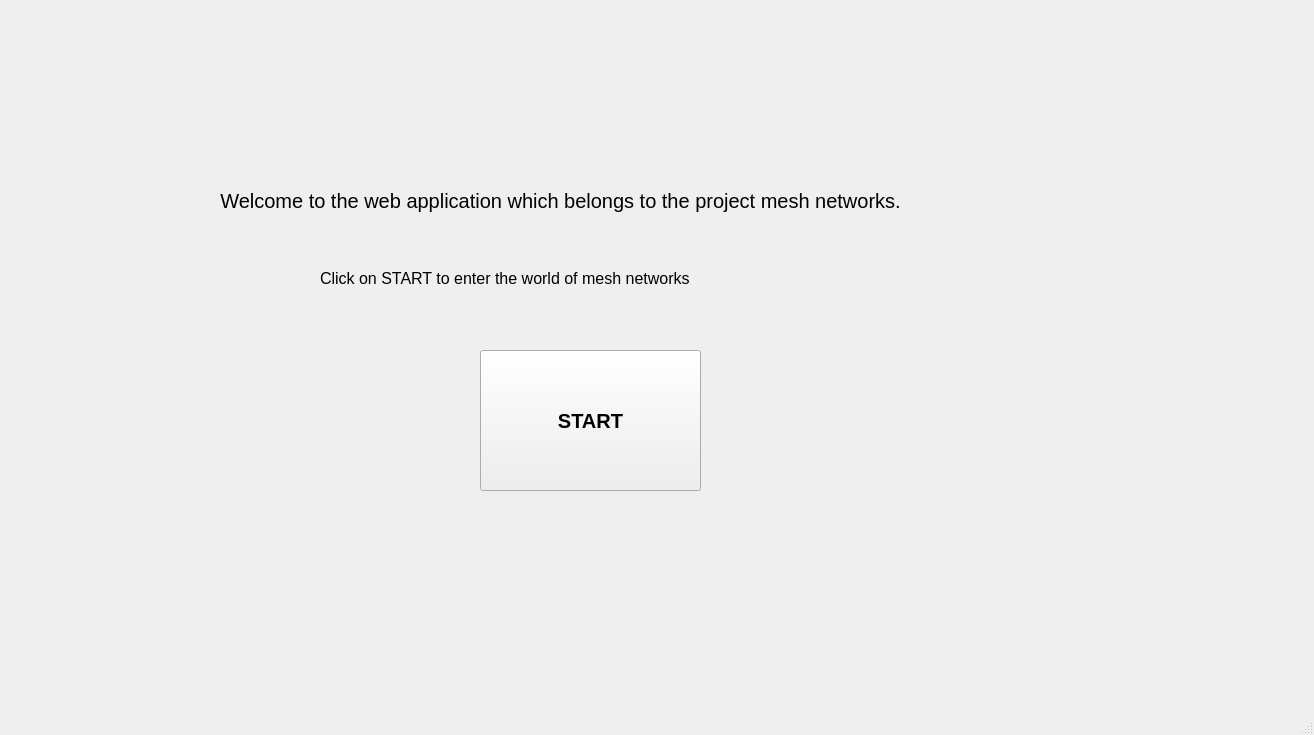
<?xml version="1.0" encoding="UTF-8"?>
<ui version="4.0">
 <class>MainWindow</class>
 <widget class="QMainWindow" name="MainWindow">
  <property name="geometry">
   <rect>
    <x>0</x>
    <y>0</y>
    <width>1314</width>
    <height>735</height>
   </rect>
  </property>
  <property name="windowTitle">
   <string>MainWindow</string>
  </property>
  <widget class="QWidget" name="centralwidget">
   <widget class="QLabel" name="label">
    <property name="geometry">
     <rect>
      <x>120</x>
      <y>150</y>
      <width>881</width>
      <height>101</height>
     </rect>
    </property>
    <property name="font">
     <font>
      <pointsize>15</pointsize>
      <weight>50</weight>
      <bold>false</bold>
     </font>
    </property>
    <property name="text">
     <string>Welcome to the web application which belongs to the project mesh networks.</string>
    </property>
    <property name="alignment">
     <set>Qt::AlignCenter</set>
    </property>
   </widget>
   <widget class="QLabel" name="label_2">
    <property name="geometry">
     <rect>
      <x>320</x>
      <y>270</y>
      <width>471</width>
      <height>16</height>
     </rect>
    </property>
    <property name="font">
     <font>
      <pointsize>12</pointsize>
     </font>
    </property>
    <property name="text">
     <string>Click on START to enter the world of mesh networks</string>
    </property>
   </widget>
   <widget class="QPushButton" name="pushButton">
    <property name="geometry">
     <rect>
      <x>480</x>
      <y>350</y>
      <width>221</width>
      <height>141</height>
     </rect>
    </property>
    <property name="font">
     <font>
      <pointsize>15</pointsize>
      <weight>75</weight>
      <bold>true</bold>
     </font>
    </property>
    <property name="text">
     <string>START</string>
    </property>
   </widget>
  </widget>
  <widget class="QMenuBar" name="menubar">
   <property name="geometry">
    <rect>
     <x>0</x>
     <y>0</y>
     <width>1314</width>
     <height>26</height>
    </rect>
   </property>
  </widget>
  <widget class="QStatusBar" name="statusbar"/>
 </widget>
 <resources/>
 <connections/>
</ui>
